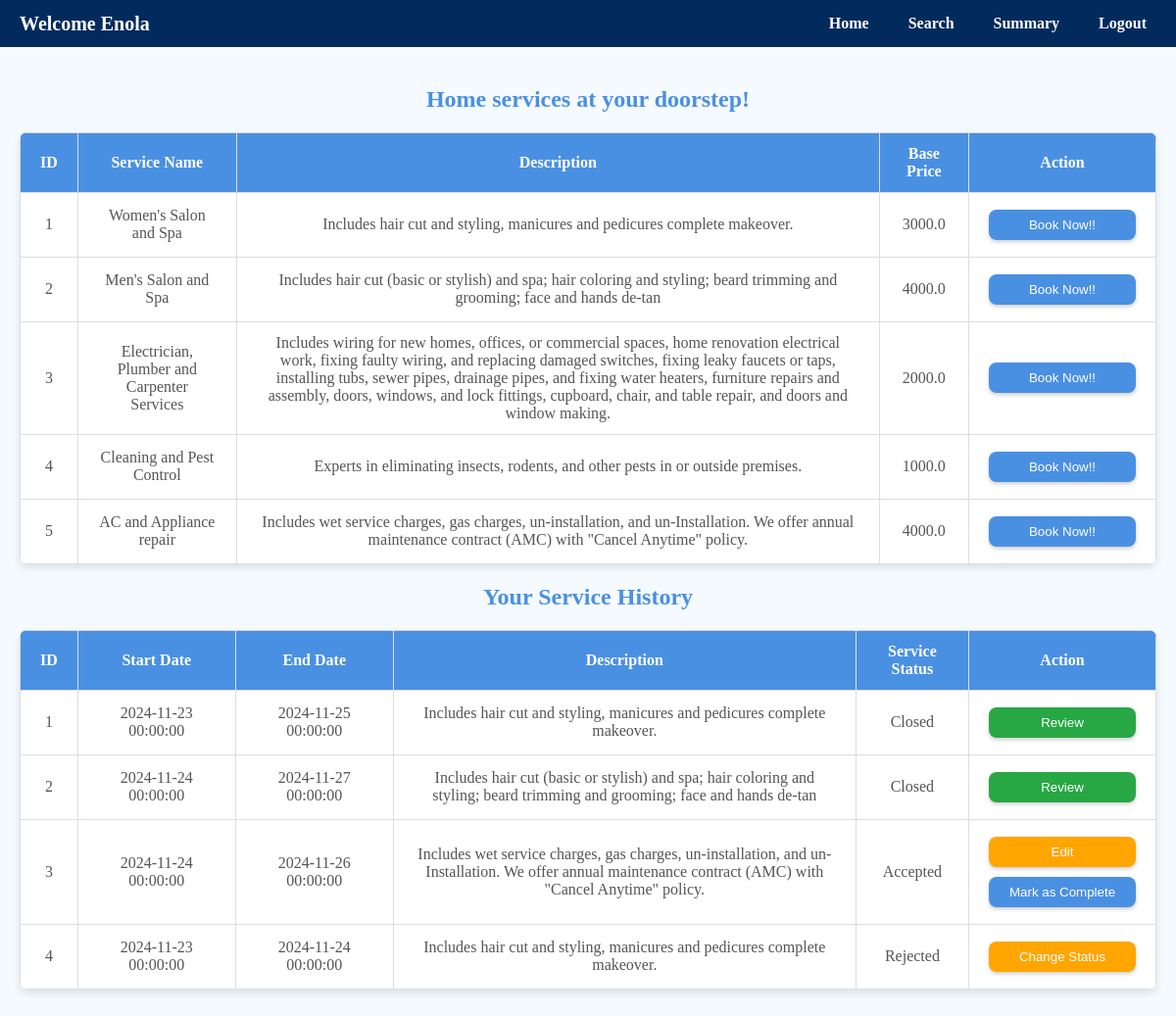
The page /cus_home (signed in) on the database its author committed.
### backend/models.py (models this page shows)
class User(db.Model, UserMixin):
    id = db.Column(db.Integer, primary_key=True)
    name = db.Column(db.String(64), nullable=False)
    email = db.Column(db.String(64), unique=True, nullable=False)
    contact_num = db.Column(db.String(15), nullable=False)
    address = db.Column(db.String(256), nullable=False)
    pincode = db.Column(db.Integer, nullable=False)
    password = db.Column(db.String(128), nullable=False)
    role = db.Column(db.String(30), nullable=False)
    service_type = db.Column(db.String(64), nullable=True)
    experience = db.Column(db.Integer, nullable=True)
    regn_status = db.Column(db.Boolean, nullable=False, default=False)
    flag = db.Column(db.Boolean, default=False)
    block = db.Column(db.Boolean, default=False)
    services = db.relationship('Service', backref='professional', cascade="all,delete", lazy=True)
    customer_requests = db.relationship('ServiceRequest', backref='customer', cascade="all,delete",
                                        lazy=True, foreign_keys='ServiceRequest.customer_id')
    professional_requests = db.relationship('ServiceRequest', backref='professional', cascade="all,delete",
                                            lazy=True, foreign_keys='ServiceRequest.professional_id')

class Service(db.Model):
    id = db.Column(db.Integer, primary_key=True)
    service_name = db.Column(db.String(64), nullable=False)
    description = db.Column(db.Text, nullable=False)
    budget = db.Column(db.Float, nullable=False)
    pincode = db.Column(db.Integer, nullable=False)
    professional_id = db.Column(db.Integer, db.ForeignKey('user.id'), nullable=False)
    service_requests = db.relationship('ServiceRequest', backref='service', cascade="all,delete", lazy=True)

class ServiceRequest(db.Model):
    id = db.Column(db.Integer, primary_key=True)
    service_id = db.Column(db.Integer, db.ForeignKey('service.id'), nullable=False)
    customer_id = db.Column(db.Integer, db.ForeignKey('user.id'), nullable=False)
    professional_id = db.Column(db.Integer, db.ForeignKey('user.id'), nullable=False)
    date_of_request = db.Column(db.DateTime, nullable=True)
    date_of_completion = db.Column(db.DateTime, nullable=True)
    requirements = db.Column(db.Text, nullable=False)
    payment_amount = db.Column(db.Float, nullable=False)
    service_status = db.Column(db.String(10), nullable=False,
                               default="Requested")  #"Requested" or "Assigned" or "Closed"
    messages = db.Column(db.Text, nullable=True)
    pincode = db.Column(db.Integer, nullable=False)

### app.py (the view)
@app.route("/cus_home", methods = ["GET","POST"])
@login_required
def cus_home():
    services = Service.query.all()
    service_requests = ServiceRequest.query.filter_by(customer_id=current_user.id).all()
    return render_template("cus_home.html",services = services, name = current_user.name,
                           service_requests = service_requests)

### app.py (called while the page is built)
def init_app():
    app = Flask(__name__)
    app.config['SQLALCHEMY_DATABASE_URI'] = 'sqlite:///site.sqlite3'
    app.config['SQLALCHEMY_TRACK_MODIFICATIONS'] = False
    app.secret_key = 'your_secret_key'  # Required for using flash messages
    login_manager = LoginManager()
    login_manager.init_app(app)
    login_manager.login_view = 'login'  # Specify the login view
    @login_manager.user_loader
    def load_user(user_id):
        return User.query.get(int(user_id))
    app.debug = True
    db.init_app(app)
    print("Application Started!")
    return app

### templates/cus_home.html (shortened to what this page needs)
<!DOCTYPE html>
<html lang="en">
<head>
</head>
<body>
    <div class="navbar">
        <div class="title">Welcome {{name}} </div>
        <div class="menu">
            <a href="{{url_for('cus_home')}}">Home</a>
            <a href="{{url_for('cus_search')}}">Search</a>
            <a href="{{url_for('cus_summary')}}">Summary</a>
            <a href="{{url_for('logout')}}">Logout</a>
        </div>
    </div>
    <div class="main-content">
        <h2>Home services at your doorstep!</h2>
        <table>
            <thead>
                <tr>
                    <th>ID</th>
                    <th>Service Name</th>
                    <th>Description</th>
                    <th>Base Price</th>
                    <th class="action-column">Action</th>
                </tr>
            </thead>
            <tbody>
                {% for service in services %}
                <tr>
                    <td>{{service.id}}</td>
                    <td>{{service.service_name}}</td>
                    <td>{{service.description}}</td>
                    <td>{{service.budget}}</td>
                    <td class="action-column">
                        <form action="{{url_for ('cus_book_service', service_id = service.id)}}" method="GET">
                            <button type="submit" class="btn">Book Now!!</button>
                        </form>
                    </td>
                </tr>
                {% endfor %}
            </tbody>
        </table>
        <h2>Your Service History</h2>
        <table>
            <thead>
                <tr>
                    <th>ID</th>
                    <th style="width: 120px;">Start Date</th>
                    <th style="width: 120px;">End Date</th>
                    <th>Description</th>
                    <th>Service Status</th>
                    <th class="action-column">Action</th>
                </tr>
            </thead>
            <tbody>
                {% for service_request in service_requests %}
                <tr>
                    <td>{{service_request.id}}</td>
                    <td>{{service_request.date_of_request}}</td>
                    <td>{{service_request.date_of_completion}}</td>
                    <td>{{service_request.requirements}}</td>
                    <td>{{service_request.service_status}}</td>
                    <td class="action-column">
                        {% if service_request.service_status != 'Closed' %}
                        {% if service_request.service_status != 'Rejected' %}
                        <form action="{{url_for('cus_edit_service',service_id = service_request.id)}}" method="GET">
                            <button type="submit" class="btn" style="background-color: #FFA500;">Edit</button>
                        </form>
                        <form action="{{url_for('mark_as_complete',service_id = service_request.id)}}" method="POST">
                            <button type="submit" class="btn">Mark as Complete</button>
                        </form>
                        {% endif %}
                        {% endif %}
                        {% if service_request.service_status == 'Rejected' %}
                        <form action="{{url_for('cus_serv_change_status',service_id = service_request.id)}}" method="POST">
                            <button type="submit" class="btn" style="background-color:orange;">Change Status</button>
                        </form>
                        {% endif %}
                        {% if service_request.service_status == 'Closed' %}
                        <form action="{{url_for('cus_serv_review')}}" method="GET">
                            <button type="submit" class="btn" style="background-color: #28a745;">Review</button>
                        </form>
                        {% endif %}
                    </td>
                </tr>
                {% endfor %}
            </tbody>
        </table>
    </div>
</body>
</html>

### templates/cus_home.html (style rules this page uses)
body { font-family: Georgia, Times, 'Times New Roman', serif; margin: 0; padding: 0; background-color: #f5faff; color: #333; }
.navbar { background-color: #002b5c; color: white; display: flex; justify-content: space-between; align-items: center; padding: 10px 20px; }
.navbar .title { font-size: 20px; font-weight: bold; color: white; }
.navbar .menu { display: flex; gap: 20px; }
.navbar .menu a { color: white; text-decoration: none; font-size: 16px; padding: 5px 10px; font-weight: bold; }
.main-content { padding: 20px; text-align: center; }
h2 { color: #4a90e2; margin-bottom: 20px; }
table { width: 100%; border-collapse: collapse; margin: 20px 0; background-color: #fff; box-shadow: 0 4px 8px rgba(0, 0, 0, 0.1); border-radius: 8px; overflow: hidden; }
th, td { padding: 12px 20px; border: 1px solid #ddd; text-align: center; color: #555; }
th { background-color: #4a90e2; color: white; font-weight: bold; }
.btn { background-color: #4a90e2; color: white; border: none; padding: 8px 16px; border-radius: 8px; cursor: pointer; transition: background-color 0.3s; margin: 5px 0; }
.action-column { width: 150px; }
.action-column .btn { width: 100%; box-shadow: 0 2px 4px rgba(0, 0, 0, 0.2); }

### rows shown on the page
User: name "Enola"
Service: id "1", service_name "Women's Salon and Spa", description "Includes hair cut and styling, manicures and pedicures complete makeover.", budget "3000.0"
Service: id "2", service_name "Men's Salon and Spa", description "Includes hair cut (basic or stylish) and spa; hair coloring and styling; beard trimming and grooming; face and hands de-tan", budget "4000.0"
Service: id "3", service_name "Electrician, Plumber and Carpenter Services", description "Includes wiring for new homes, offices, or commercial spaces, home renovation electrical work, fixing faulty wiring, and replacing damaged switches, fixing leaky faucets or taps, installing tubs, sewer pipes, drainage pipes, and fixing water heaters, furniture repairs and assembly, doors, windows, and lock fittings, cupboard, chair, and table repair, and doors and window making.", budget "2000.0"
Service: id "4", service_name "Cleaning and Pest Control", description "Experts in eliminating insects, rodents, and other pests in or outside premises.", budget "1000.0"
Service: id "5", service_name "AC and Appliance repair", description "Includes wet service charges, gas charges, un-installation, and un-Installation. We offer annual maintenance contract (AMC) with \"Cancel Anytime\" policy.", budget "4000.0"
ServiceRequest: id "1", date_of_request "2024-11-23 00:00:00", date_of_completion "2024-11-25 00:00:00", requirements "Includes hair cut and styling, manicures and pedicures complete makeover.", service_status "Closed"
ServiceRequest: id "2", date_of_request "2024-11-24 00:00:00", date_of_completion "2024-11-27 00:00:00", requirements "Includes hair cut (basic or stylish) and spa; hair coloring and styling; beard trimming and grooming; face and hands de-tan", service_status "Closed"
ServiceRequest: id "3", date_of_request "2024-11-24 00:00:00", date_of_completion "2024-11-26 00:00:00", requirements "Includes wet service charges, gas charges, un-installation, and un-Installation. We offer annual maintenance contract (AMC) with \"Cancel Anytime\" policy.", service_status "Accepted"
ServiceRequest: id "4", date_of_request "2024-11-23 00:00:00", date_of_completion "2024-11-24 00:00:00", requirements "Includes hair cut and styling, manicures and pedicures complete makeover.", service_status "Rejected"
